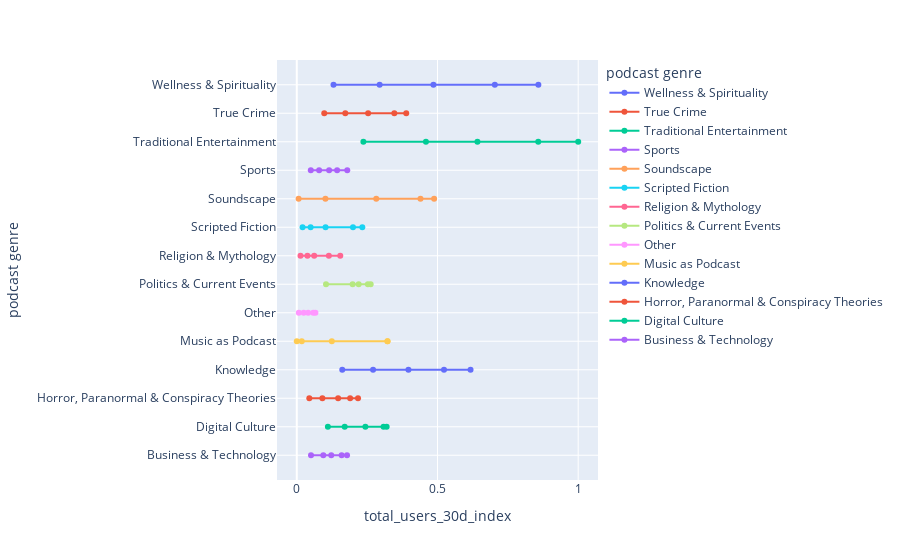

Notebook code cell kept with this figure:
### Code cell
fig3 = px.line(spotify, x = 'total_users_30d_index',
               y = 'podcast genre',
               color = 'podcast genre',
              markers = True)

fig3.show()

### Figure 1 — Plotly figure (JSON) as saved in the notebook; plotly's stock layout.template omitted (floating-point values rounded to 4 significant figures)
{"data": [{"hovertemplate": "podcast genre=%{y}<br>total_users_30d_index=%{x}<extra></extra>", "legendgroup": "Wellness & Spirituality", "line": {"color": "#636efa", "dash": "solid"}, "marker": {"symbol": "circle"}, "mode": "lines+markers", "name": "Wellness & Spirituality", "orientation": "h", "showlegend": true, "type": "scatter", "x": [0.1305, 0.2945, 0.4855, 0.7038, 0.8585], "xaxis": "x", "y": ["Wellness & Spirituality", "Wellness & Spirituality", "Wellness & Spirituality", "Wellness & Spirituality", "Wellness & Spirituality"], "yaxis": "y"}, {"hovertemplate": "podcast genre=%{y}<br>total_users_30d_index=%{x}<extra></extra>", "legendgroup": "True Crime", "line": {"color": "#EF553B", "dash": "solid"}, "marker": {"symbol": "circle"}, "mode": "lines+markers", "name": "True Crime", "orientation": "h", "showlegend": true, "type": "scatter", "x": [0.09769, 0.1724, 0.2535, 0.3467, 0.3889], "xaxis": "x", "y": ["True Crime", "True Crime", "True Crime", "True Crime", "True Crime"], "yaxis": "y"}, {"hovertemplate": "podcast genre=%{y}<br>total_users_30d_index=%{x}<extra></extra>", "legendgroup": "Traditional Entertainment", "line": {"color": "#00cc96", "dash": "solid"}, "marker": {"symbol": "circle"}, "mode": "lines+markers", "name": "Traditional Entertainment", "orientation": "h", "showlegend": true, "type": "scatter", "x": [0.2367, 0.4589, 0.642, 0.8579, 1], "xaxis": "x", "y": ["Traditional Entertainment", "Traditional Entertainment", "Traditional Entertainment", "Traditional Entertainment", "Traditional Entertainment"], "yaxis": "y"}, {"hovertemplate": "podcast genre=%{y}<br>total_users_30d_index=%{x}<extra></extra>", "legendgroup": "Sports", "line": {"color": "#ab63fa", "dash": "solid"}, "marker": {"symbol": "circle"}, "mode": "lines+markers", "name": "Sports", "orientation": "h", "showlegend": true, "type": "scatter", "x": [0.04983, 0.07942, 0.1148, 0.1433, 0.1794], "xaxis": "x", "y": ["Sports", "Sports", "Sports", "Sports", "Sports"], "yaxis": "y"}, {"hovertemplate": "podcast genre=%{y}<br>total_users_30d_index=%{x}<extra></extra>", "legendgroup": "Soundscape", "line": {"color": "#FFA15A", "dash": "solid"}, "marker": {"symbol": "circle"}, "mode": "lines+markers", "name": "Soundscape", "orientation": "h", "showlegend": true, "type": "scatter", "x": [0.006511, 0.1017, 0.2824, 0.488, 0.4395], "xaxis": "x", "y": ["Soundscape", "Soundscape", "Soundscape", "Soundscape", "Soundscape"], "yaxis": "y"}, {"hovertemplate": "podcast genre=%{y}<br>total_users_30d_index=%{x}<extra></extra>", "legendgroup": "Scripted Fiction", "line": {"color": "#19d3f3", "dash": "solid"}, "marker": {"symbol": "circle"}, "mode": "lines+markers", "name": "Scripted Fiction", "orientation": "h", "showlegend": true, "type": "scatter", "x": [0.02063, 0.0492, 0.1022, 0.1997, 0.2329], "xaxis": "x", "y": ["Scripted Fiction", "Scripted Fiction", "Scripted Fiction", "Scripted Fiction", "Scripted Fiction"], "yaxis": "y"}, {"hovertemplate": "podcast genre=%{y}<br>total_users_30d_index=%{x}<extra></extra>", "legendgroup": "Religion & Mythology", "line": {"color": "#FF6692", "dash": "solid"}, "marker": {"symbol": "circle"}, "mode": "lines+markers", "name": "Religion & Mythology", "orientation": "h", "showlegend": true, "type": "scatter", "x": [0.01332, 0.03786, 0.06188, 0.114, 0.1546], "xaxis": "x", "y": ["Religion & Mythology", "Religion & Mythology", "Religion & Mythology", "Religion & Mythology", "Religion & Mythology"], "yaxis": "y"}, {"hovertemplate": "podcast genre=%{y}<br>total_users_30d_index=%{x}<extra></extra>", "legendgroup": "Politics & Current Events", "line": {"color": "#B6E880", "dash": "solid"}, "marker": {"symbol": "circle"}, "mode": "lines+markers", "name": "Politics & Current Events", "orientation": "h", "showlegend": true, "type": "scatter", "x": [0.1039, 0.1985, 0.2199, 0.2625, 0.2526], "xaxis": "x", "y": ["Politics & Current Events", "Politics & Current Events", "Politics & Current Events", "Politics & Current Events", "Politics & Current Events"], "yaxis": "y"}, {"hovertemplate": "podcast genre=%{y}<br>total_users_30d_index=%{x}<extra></extra>", "legendgroup": "Other", "line": {"color": "#FF97FF", "dash": "solid"}, "marker": {"symbol": "circle"}, "mode": "lines+markers", "name": "Other", "orientation": "h", "showlegend": true, "type": "scatter", "x": [0.007184, 0.02463, 0.04026, 0.0662, 0.05855], "xaxis": "x", "y": ["Other", "Other", "Other", "Other", "Other"], "yaxis": "y"}, {"hovertemplate": "podcast genre=%{y}<br>total_users_30d_index=%{x}<extra></extra>", "legendgroup": "Music as Podcast", "line": {"color": "#FECB52", "dash": "solid"}, "marker": {"symbol": "circle"}, "mode": "lines+markers", "name": "Music as Podcast", "orientation": "h", "showlegend": true, "type": "scatter", "x": [7.907e-05, 0.01767, 0.1246, 0.3228, 0.3219], "xaxis": "x", "y": ["Music as Podcast", "Music as Podcast", "Music as Podcast", "Music as Podcast", "Music as Podcast"], "yaxis": "y"}, {"hovertemplate": "podcast genre=%{y}<br>total_users_30d_index=%{x}<extra></extra>", "legendgroup": "Knowledge", "line": {"color": "#636efa", "dash": "solid"}, "marker": {"symbol": "circle"}, "mode": "lines+markers", "name": "Knowledge", "orientation": "h", "showlegend": true, "type": "scatter", "x": [0.1617, 0.2711, 0.3967, 0.5232, 0.6174], "xaxis": "x", "y": ["Knowledge", "Knowledge", "Knowledge", "Knowledge", "Knowledge"], "yaxis": "y"}, {"hovertemplate": "podcast genre=%{y}<br>total_users_30d_index=%{x}<extra></extra>", "legendgroup": "Horror, Paranormal & Conspiracy Theories", "line": {"color": "#EF553B", "dash": "solid"}, "marker": {"symbol": "circle"}, "mode": "lines+markers", "name": "Horror, Paranormal & Conspiracy Theories", "orientation": "h", "showlegend": true, "type": "scatter", "x": [0.04461, 0.09101, 0.1469, 0.1897, 0.2176], "xaxis": "x", "y": ["Horror, Paranormal & Conspiracy Theories", "Horror, Paranormal & Conspiracy Theories", "Horror, Paranormal & Conspiracy Theories", "Horror, Paranormal & Conspiracy Theories", "Horror, Paranormal & Conspiracy Theories"], "yaxis": "y"}, {"hovertemplate": "podcast genre=%{y}<br>total_users_30d_index=%{x}<extra></extra>", "legendgroup": "Digital Culture", "line": {"color": "#00cc96", "dash": "solid"}, "marker": {"symbol": "circle"}, "mode": "lines+markers", "name": "Digital Culture", "orientation": "h", "showlegend": true, "type": "scatter", "x": [0.1105, 0.1703, 0.2438, 0.3083, 0.3193], "xaxis": "x", "y": ["Digital Culture", "Digital Culture", "Digital Culture", "Digital Culture", "Digital Culture"], "yaxis": "y"}, {"hovertemplate": "podcast genre=%{y}<br>total_users_30d_index=%{x}<extra></extra>", "legendgroup": "Business & Technology", "line": {"color": "#ab63fa", "dash": "solid"}, "marker": {"symbol": "circle"}, "mode": "lines+markers", "name": "Business & Technology", "orientation": "h", "showlegend": true, "type": "scatter", "x": [0.05061, 0.09421, 0.1225, 0.1594, 0.1786], "xaxis": "x", "y": ["Business & Technology", "Business & Technology", "Business & Technology", "Business & Technology", "Business & Technology"], "yaxis": "y"}], "layout": {"autosize": true, "legend": {"title": {"text": "podcast genre"}, "tracegroupgap": 0}, "margin": {"t": 60}, "xaxis": {"anchor": "y", "autorange": true, "domain": [0, 1], "range": [-0.06474, 1.065], "title": {"text": "total_users_30d_index"}, "type": "linear"}, "yaxis": {"anchor": "x", "autorange": true, "categoryarray": ["Business & Technology", "Digital Culture", "Horror, Paranormal & Conspiracy Theories", "Knowledge", "Music as Podcast", "Other", "Politics & Current Events", "Religion & Mythology", "Scripted Fiction", "Soundscape", "Sports", "Traditional Entertainment", "True Crime", "Wellness & Spirituality"], "categoryorder": "array", "domain": [0, 1], "range": [-1.007, 14.01], "title": {"text": "podcast genre"}, "type": "category"}}}
